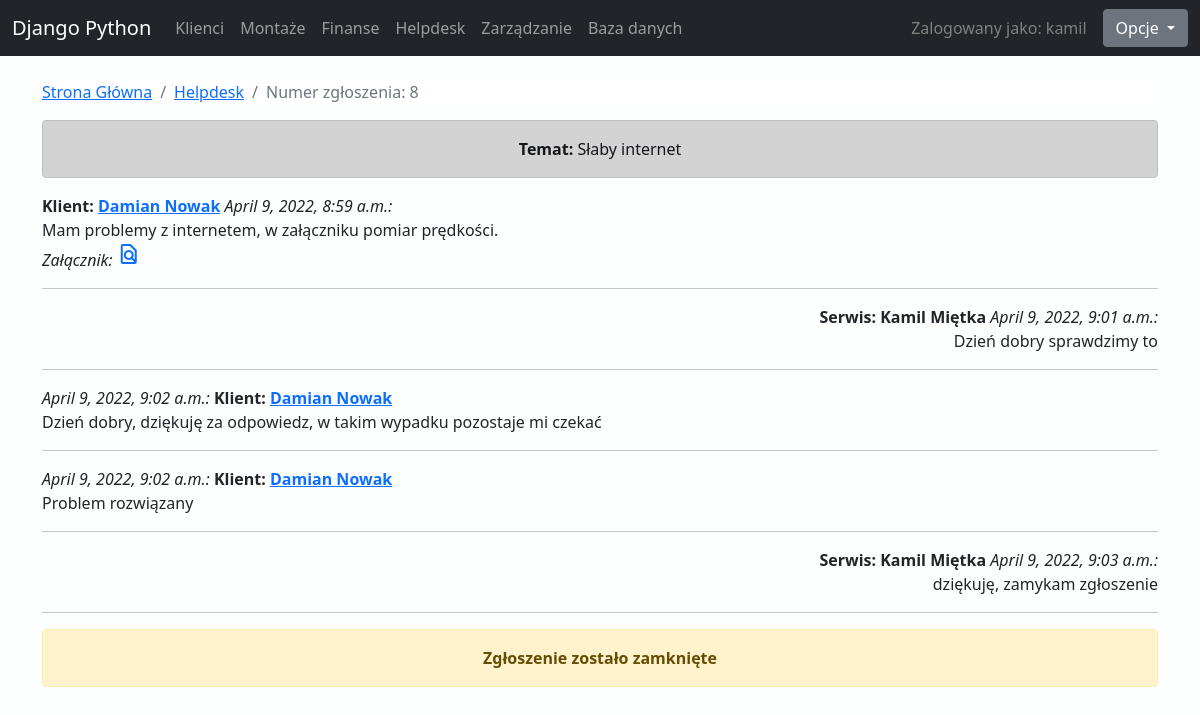
Page /helpdesk/id/8 (signed in) on the committed database.
### helpdesk/models.py (models this page shows, shortened)
class Zgloszenie(models.Model):
    klient = models.ForeignKey(Klient, on_delete=models.CASCADE)
    temat = models.CharField(max_length=100)
    tresc = models.TextField(max_length=500, blank=True)
    dataUtworzenia = models.DateTimeField(auto_now_add=True)
    statusRozwiazany = models.BooleanField(default=False)
    zalacznik = models.FileField(upload_to="helpdesk", blank=True, null=True)
    class Meta:
        verbose_name = "Zgłoszenie"
        verbose_name_plural = "Zgłoszenia"

class ZgloszenieOdpowiedzi(models.Model):
    zgloszenie = models.ForeignKey(Zgloszenie, on_delete=models.CASCADE)
    uzytkownik = models.ForeignKey(User, on_delete=models.CASCADE, blank=True, null=True)
    klient = models.ForeignKey(Klient, on_delete=models.CASCADE, blank=True, null=True)
    tresc = models.TextField(max_length=500, blank=True)
    dataUtworzenia = models.DateTimeField(auto_now_add=True)
    zalacznik = models.FileField(upload_to="helpdesk", blank=True, null=True)
    class Meta:
        verbose_name = "Odpowiedź"
        verbose_name_plural = "Odpowiedzi"

### klienci/models.py (models this page shows)
class Klient(models.Model):
    imie = models.CharField(max_length=50)
    nazwisko = models.CharField(max_length=50)
    pesel = models.CharField(max_length=11)
    seriaDowodu = models.CharField(max_length=9)
    aktywny = models.BooleanField(default=True)
    numerGSM = models.CharField(max_length=20, blank=True)
    numerStacjonarny = models.CharField(max_length=20, blank=True)
    email = models.EmailField(blank=True, null=True)
    miastoZamieszkania = models.CharField(max_length=50)
    ulicaZamieszkania = models.CharField(max_length=50)
    numerZamieszkania = models.CharField(max_length=50)
    numerMieszkaniaZamieszkania = models.CharField(max_length=50,blank=True)
    kodPocztowyZamieszkania = models.CharField(max_length=6)
    wojewodztwoInstalacji = models.ForeignKey(Wojewodztwo, on_delete=models.CASCADE)
    powiatInstalacji = models.ForeignKey(Powiat, on_delete=models.CASCADE)
    gminaInstalacji = models.ForeignKey(Gmina, on_delete=models.CASCADE)
    miastoInstalacji = models.ForeignKey(Miasto, on_delete=models.CASCADE)
    ulicaInstalacji = models.ForeignKey(Ulica, on_delete=models.CASCADE)
    numerInstalacji = models.CharField(max_length=50)
    numerMieszkaniaInstalacji = models.CharField(max_length=50, blank=True)
    kodPocztowyInstalacji = models.CharField(max_length=6)
    uzytkownik = models.OneToOneField(User, null=True, on_delete=models.CASCADE)
    stanKonta = models.FloatField(default=0)
    taryfa = models.ForeignKey(Taryfa, on_delete=models.CASCADE, blank=True, null=True)
    pakiety = models.ManyToManyField(PakietDodatkowy, blank=True,)
    def __str__(self):
        return f'{self.imie} {self.nazwisko}'
    class Meta:
        verbose_name = "Klient"
        verbose_name_plural = "Klienci"

### helpdesk/views.py (the view, shortened to what this page needs)
# urls.py: path('id/<id>', views.zgloszenie, name="zgloszenie"),
@login_required(login_url="logowanie")
def zgloszenie(request, id):
    zalogowany = User.objects.get(username = request.user)
    zgloszenie = Zgloszenie.objects.get(pk = id)
    zgloszenieOdpowiedzi = ZgloszenieOdpowiedzi.objects.filter(zgloszenie_id = id)
    klient =zgloszenie.klient
    print(klient.email)
    idKlienta = klient.id
    if zalogowany.groups.filter(name='klienci'):
        klientZalogowany = Klient.objects.get(uzytkownik = zalogowany)
        if klientZalogowany != klient:
            return redirect('profil_klienta')
        dostep = False
    else:
        dostep = True
    return render(request, "helpdesk/zgloszenie.html", {'dostep':dostep, 'zgloszenie': zgloszenie, 'odpowiedzi':zgloszenieOdpowiedzi, 'idKlienta':idKlienta, 'klient':klient})

### templates/helpdesk/zgloszenie.html (shortened to what this page needs)
{% extends 'glowna/szablon.html' %}
{%block content %}
<nav style="background-color:white;" aria-label="breadcrumb">
    <ol class="breadcrumb">
      <li class="breadcrumb-item"><a href="{% url 'glowna' %}">Strona Główna</a></li>
      <li class="breadcrumb-item"><a href="{% url 'zgloszenia' %}">Helpdesk</a></li>
      <li class="breadcrumb-item active" aria-current="page">Numer zgłoszenia: {{zgloszenie.id}} </li>
    </ol>
  </nav>
  <div style="text-align:center;" class="alert alert-dark" role="alert">
    <b>Temat: </b> {{zgloszenie.temat}}
  </div>
  <b> Klient: <a href="{% url 'klient' idKlienta %}"> {{zgloszenie.klient}}</a> </b><i>{{zgloszenie.dataUtworzenia}}:</i><br>  {{zgloszenie.tresc}} <br>
  {% if zgloszenie.zalacznik%}
  <i>Załącznik:</i> <a href="/pliki/{{zgloszenie.zalacznik}}" target="_blank"><span class="material-icons-outlined">find_in_page</span></a>
  {% endif %}
  <hr>
  {% for odpowiedz in odpowiedzi %}
    {% if odpowiedz.uzytkownik %}
    <div style="text-align:right;"><b> Serwis: {{odpowiedz.uzytkownik.get_full_name}}  </b><i>{{odpowiedz.dataUtworzenia}}:</i> <br> {{odpowiedz.tresc}} <br>
  <hr>
    </div>
    {% else %}
    <div><i>{{odpowiedz.dataUtworzenia}}:</i><b> Klient: <a href="{% url 'klient' idKlienta %}"> {{odpowiedz.klient}}</a></b><br> {{odpowiedz.tresc}} <br>
    <hr>
    </div>
    {% endif %}
  {% endfor %}
 {% if zgloszenie.statusRozwiazany == True %}
 <div style="text-align:center; "class="alert alert-warning" role="alert">
  <b>Zgłoszenie zostało zamknięte</b>
</div>
{% endif %}
{% endblock %}

### templates/glowna/nawigacja.html (shortened to what this page needs)
<div class="sticky-top">
<nav class="navbar navbar-expand-lg navbar-dark bg-dark">
			<div class="container-fluid">
				<a href="{% url 'glowna'%}" class="navbar-brand">Django Python</a>
				<div class="collapse navbar-collapse" id="navbarSupportedContent">
					<ul class="navbar-nav me-auto mb-2 mb-lg-0">
							<li class="nav-item">
								<a class="nav-link" href="{% url 'klienci'%}">Klienci </a>
							</li>
							<li class="nav-item">
								<a class="nav-link" href="{% url 'montaze'%}">Montaże</a>
							</li>
							<li class="nav-item">
								<a class="nav-link" href="{% url 'finanse'%}">Finanse</a>
							</li>
							<li class="nav-item">
								<a class="nav-link" href="{% url 'zgloszenia'%}">Helpdesk</a>
							</li>
							<li class="nav-item">
								<a class="nav-link" href="{% url 'zarzadzanie'%}">Zarządzanie</a>
							</li>
							{% if request.user.is_superuser %}
							<li class="nav-item">
								<a class="nav-link" href="{% url 'admin:index' %}">Baza danych</a>
							</li>
							{% else %}
							<li class="nav-item">
								<a class="nav-link disabled" href="{% url 'admin:index' %}">Baza danych</a>
							</li>
							{% endif %}
					</ul>
						<span style="color:gray;"class="nav-link">Zalogowany jako: {{request.user}} </span>
						<div class="dropdown ">
							<button class="btn btn-secondary dropdown-toggle" type="button" id="dropdownMenuButton1" data-bs-toggle="dropdown" aria-expanded="false">
							Opcje
							</button>
						</div>
				</div>
			</div>
</nav>
</div>

### statyczne/szablonStyl.css (style rules this page uses)
body { background-color:rgb(252, 255, 254); }

### rows in the picture
Zgloszenie: id "8", temat "Słaby internet", klient "Damian Nowak", dataUtworzenia "April 9, 2022, 8:59 a.m.", tresc "Mam problemy z internetem, w załączniku pomiar prędkości."
ZgloszenieOdpowiedzi: uzytkownik.get_full_name "Kamil Miętka", dataUtworzenia "April 9, 2022, 9:01 a.m.", tresc "Dzień dobry sprawdzimy to"
ZgloszenieOdpowiedzi: dataUtworzenia "April 9, 2022, 9:02 a.m.", klient "Damian Nowak", tresc "Dzień dobry, dziękuję za odpowiedz, w takim wypadku pozostaje mi czekać"
ZgloszenieOdpowiedzi: dataUtworzenia "April 9, 2022, 9:02 a.m.", klient "Damian Nowak", tresc "Problem rozwiązany"
ZgloszenieOdpowiedzi: uzytkownik.get_full_name "Kamil Miętka", dataUtworzenia "April 9, 2022, 9:03 a.m.", tresc "dziękuję, zamykam zgłoszenie"

### other values in the picture
{{ request.user }} "kamil"
